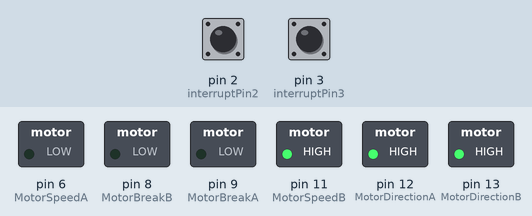
A sketch run on a simulated Arduino Uno, built with avr-gcc and run on an emulated ATmega328P. Parts: switched loads named in the sketch (green lamp = pin HIGH). The inputs (shaded band) are chosen by the test bench; at power-on: pin 2 (interruptPin2) HIGH, pin 3 (interruptPin3) HIGH.

Above: at 0.1 s.
Timing chart, 0 to 1.6 s (numbered marks = the images above):
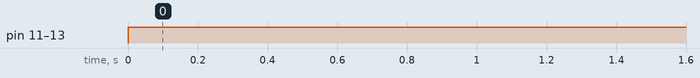

Measured:
- by itself, pin 11 (MotorSpeedB), pin 12 (MotorDirectionA), pin 13 (MotorDirectionB): LOW → HIGH at 0.00 s

The sketch:

Arduino_PhotoResistor_2.ino
```cpp
int MotorDirectionA = 12;
int MotorBreakA = 9;
int MotorSpeedA = 6;

int MotorDirectionB = 13;
int MotorBreakB = 8;
int MotorSpeedB = 11;

int interruptPin2 = 2;
int interruptPin3 = 3;
volatile int counter = 0;
int turn90 = 35; // 90 degree turn
int straight = 50;

void setup() {
  //Setup Channel A
  pinMode(MotorDirectionA, OUTPUT); //Initiates Motor Channel A pin
  pinMode(MotorBreakA, OUTPUT);     //Initiates Brake Channel A pin

  //Setup Channel B
  pinMode(MotorDirectionB, OUTPUT); //Initiates Motor Channel A pin
  pinMode(MotorBreakB, OUTPUT);     //Initiates Brake Channel A pin

  pinMode(interruptPin2, INPUT_PULLUP);
  pinMode(interruptPin3, INPUT_PULLUP);

  attachInterrupt(digitalPinToInterrupt(interruptPin2), count, CHANGE);
  attachInterrupt(digitalPinToInterrupt(interruptPin3), count, CHANGE);

  Serial.begin(9600);
}

void loop(){
  turnLeft();
  bothBreak();
  while(true){
  }
}

//Fires when the used pin changes from HIGH->LOW or LOW->HIGH
void count() {
  counter++;
}

void bothForward() {
  counter = 0;
  while(counter < straight)
  {
    // forward A full speed
    digitalWrite(MotorDirectionA, HIGH); //Establishes forward direction of Channel A
    digitalWrite(MotorBreakA, LOW);      //Disengage the Brake for Channel A
    analogWrite(MotorSpeedA, 255);       //Spins the motor on Channel A at full speed

    // forward B full speed
    digitalWrite(MotorDirectionB, HIGH); //Establishes forward direction of Channel B
    digitalWrite(MotorBreakB, LOW);      //Disengage the Brake for Channel B
    analogWrite(MotorSpeedB, 255);       //Spins the motor on Channel B at full speed
  }
}

void bothBreak() {
  digitalWrite(MotorBreakA, HIGH); // break A
  digitalWrite(MotorBreakB, HIGH); // break B
}

void turnLeft(){
  counter = 0;
  while(counter < turn90)
  {
    // forward A full speed
    digitalWrite(MotorDirectionA, HIGH); //Establishes forward direction of Channel A
    digitalWrite(MotorBreakA, LOW);      //Disengage the Brake for Channel A
    analogWrite(MotorSpeedA, 0);         //Spins the motor on Channel A at full speed

    // forward B full speed
    digitalWrite(MotorDirectionB, HIGH); //Establishes forward direction of Channel B
    digitalWrite(MotorBreakB, LOW);      //Disengage the Brake for Channel B
    analogWrite(MotorSpeedB, 255);       //Spins the motor on Channel B at full speed
  }
}

void turnRight(){
  counter = 0;
  while(counter < turn90)
  {
    // forward A full speed
    digitalWrite(MotorDirectionA, HIGH); //Establishes forward direction of Channel A
    digitalWrite(MotorBreakA, LOW);      //Disengage the Brake for Channel A
    analogWrite(MotorSpeedA, 255);       //Spins the motor on Channel A at full speed

    // forward B full speed
    digitalWrite(MotorDirectionB, HIGH); //Establishes forward direction of Channel B
    digitalWrite(MotorBreakB, LOW);      //Disengage the Brake for Channel B
    analogWrite(MotorSpeedB, 0);         //Spins the motor on Channel B at full speed
  }
}
```
